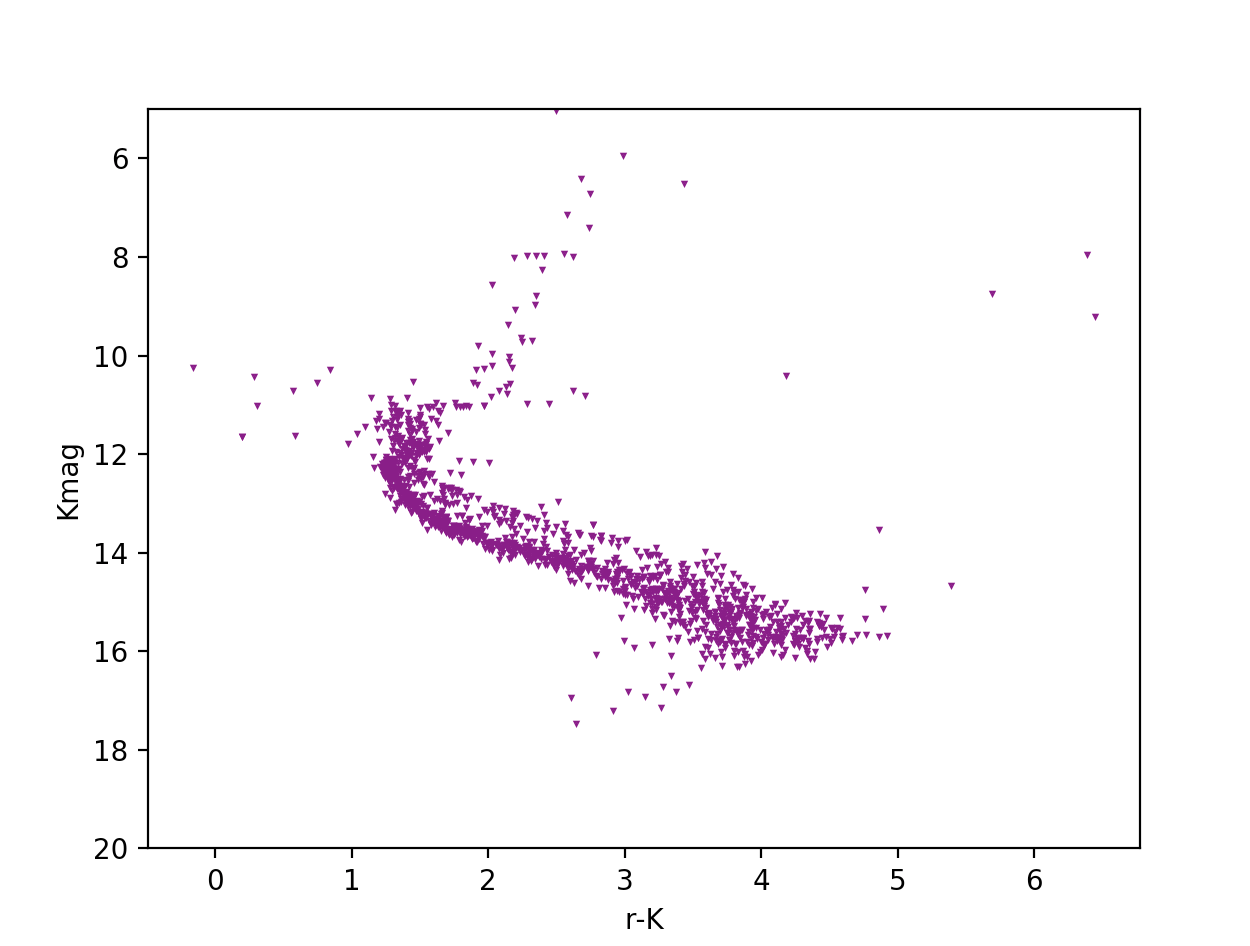

Reproduce this figure in Python.
import pandas as panda
import matplotlib.pyplot as plt

NGC2682 = panda.read_csv("NGC2682x2xPxG.csv")

NGC2682 = NGC2682.dropna(axis=0, subset=['rmag'])

plt.plot(NGC2682[["r-K"]], NGC2682[["Kmag"]], marker = "v", markersize = 1, color = "purple", linestyle = "none")

plt.ylabel("Kmag")
plt.xlabel("r-K")

plt.ylim(20, 5)
plt.show()
